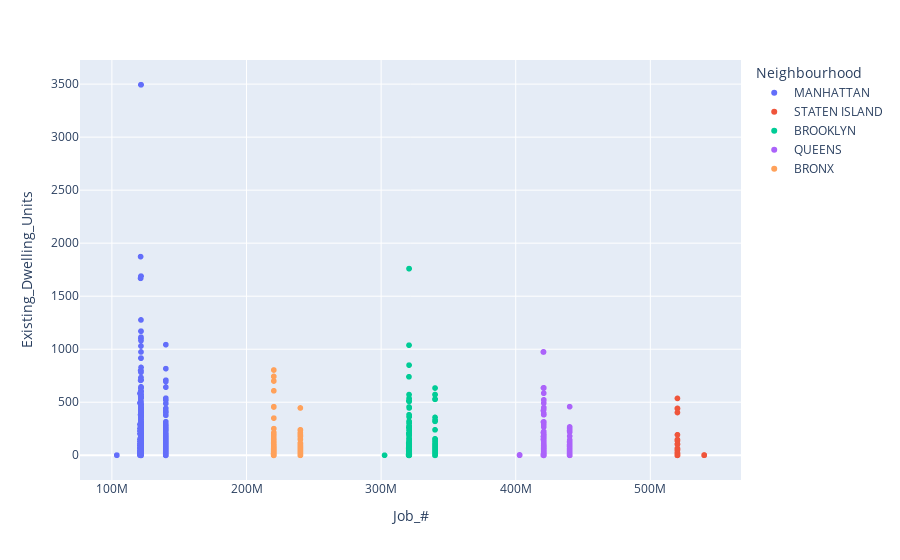

The cell this chart's notebook holds for it:
### Code cell
import plotly.express as px
fig = px.scatter(df,x='Job_#',y='Existing_Dwelling_Units', color='Neighbourhood')
fig.show()

### Figure 1 — Plotly figure (JSON) as saved in the notebook; plotly's stock layout.template omitted (floating-point values rounded to 4 significant figures; data arrays with more than 128 entries replaced by an {"elided": "..."} marker saying what was removed)
{"data": [{"hovertemplate": "Neighbourhood=MANHATTAN<br>Job_#=%{x}<br>Existing_Dwelling_Units=%{y}<extra></extra>", "legendgroup": "MANHATTAN", "marker": {"color": "#636efa", "symbol": "circle"}, "mode": "markers", "name": "MANHATTAN", "showlegend": true, "type": "scattergl", "x": {"elided": "6310 int values"}, "xaxis": "x", "y": {"elided": "6310 int values"}, "yaxis": "y"}, {"hovertemplate": "Neighbourhood=STATEN ISLAND<br>Job_#=%{x}<br>Existing_Dwelling_Units=%{y}<extra></extra>", "legendgroup": "STATEN ISLAND", "marker": {"color": "#EF553B", "symbol": "circle"}, "mode": "markers", "name": "STATEN ISLAND", "showlegend": true, "type": "scattergl", "x": {"elided": "575 int values"}, "xaxis": "x", "y": {"elided": "575 int values"}, "yaxis": "y"}, {"hovertemplate": "Neighbourhood=BROOKLYN<br>Job_#=%{x}<br>Existing_Dwelling_Units=%{y}<extra></extra>", "legendgroup": "BROOKLYN", "marker": {"color": "#00cc96", "symbol": "circle"}, "mode": "markers", "name": "BROOKLYN", "showlegend": true, "type": "scattergl", "x": {"elided": "2866 int values"}, "xaxis": "x", "y": {"elided": "2866 int values"}, "yaxis": "y"}, {"hovertemplate": "Neighbourhood=QUEENS<br>Job_#=%{x}<br>Existing_Dwelling_Units=%{y}<extra></extra>", "legendgroup": "QUEENS", "marker": {"color": "#ab63fa", "symbol": "circle"}, "mode": "markers", "name": "QUEENS", "showlegend": true, "type": "scattergl", "x": {"elided": "2121 int values"}, "xaxis": "x", "y": {"elided": "2121 int values"}, "yaxis": "y"}, {"hovertemplate": "Neighbourhood=BRONX<br>Job_#=%{x}<br>Existing_Dwelling_Units=%{y}<extra></extra>", "legendgroup": "BRONX", "marker": {"color": "#FFA15A", "symbol": "circle"}, "mode": "markers", "name": "BRONX", "showlegend": true, "type": "scattergl", "x": {"elided": "974 int values"}, "xaxis": "x", "y": {"elided": "974 int values"}, "yaxis": "y"}], "layout": {"legend": {"title": {"text": "Neighbourhood"}, "tracegroupgap": 0}, "margin": {"t": 60}, "xaxis": {"anchor": "y", "domain": [0, 1], "title": {"text": "Job_#"}}, "yaxis": {"anchor": "x", "domain": [0, 1], "title": {"text": "Existing_Dwelling_Units"}}}}
